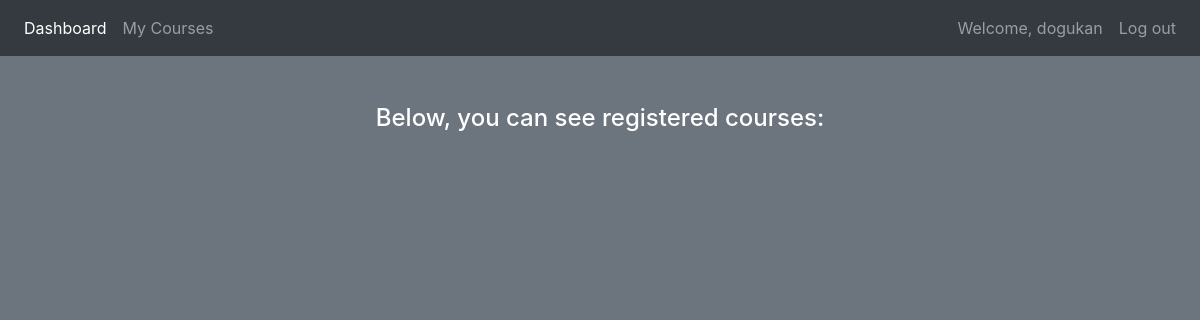
Page /my_courses/ (signed in) on the earlier database version.
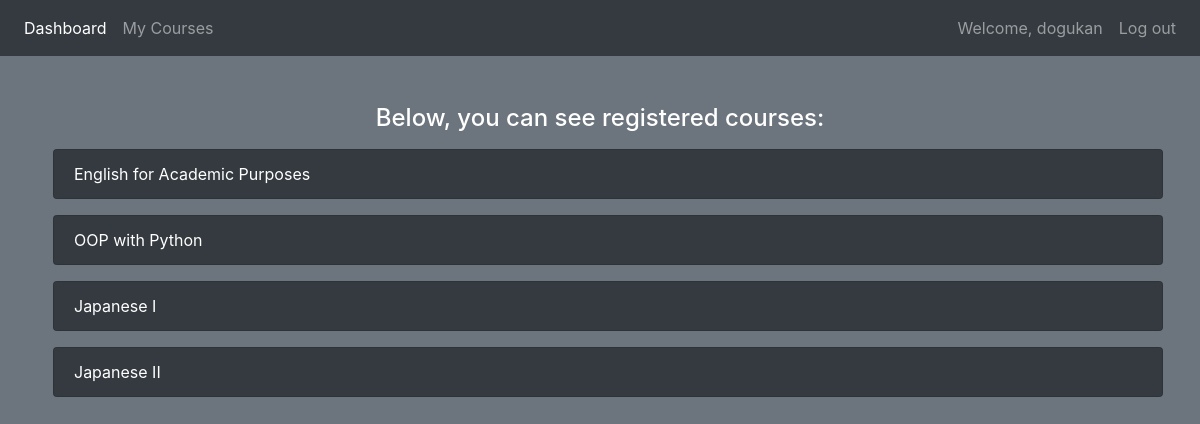
Same page on the later database version.
### courses/models.py (models this page shows, shortened)
class Course(models.Model):
    DANCE = "Dance"
    PROG = "Programming"
    LANG = "Language"
    TYPES = [
        (DANCE, "Dance"),
        (PROG, "Programming"),
        (LANG, "Language"),
    ]
    name = models.CharField(max_length=100)
    desc = models.TextField()
    type = models.CharField(max_length=15, choices=TYPES, default=DANCE)
    due_date = models.DateTimeField()
    active = models.BooleanField(default=True)
    price = models.DecimalField(max_digits=5, decimal_places=2)
    students = models.ManyToManyField(User, blank=True)
    def __str__(self):
        return self.name

### courses/views.py (the view)
# urls.py: path('my_courses/', views.my_courses, name='my_courses'),
@login_required(login_url='login')
def my_courses(request):
    user = User.objects.get(username=request.user)
    registered_courses = user.course_set.all()
    return render(request, 'courses/my_courses.html', { 'registered_courses': registered_courses })

### courses/templates/courses/my_courses.html
{% extends 'courses/base.html' %}
{% block content %}
<div class="container pt-5">
    <div class="container-fluid">
        <h4 class="text-white text-center">Below, you can see registered courses:</h4>
    </div>
    {% for course in registered_courses %}
  <div class="list-group">
    <a href="{% url 'course_detail' course.id %}" class="list-group-item list-group-item-action bg-dark m-2 text-white">{{ course }}</a>
  </div>
  {% endfor %}
</div>
{% endblock %}

Differences in the rows shown:
added Course: name "English for Academic Purposes"
added Course: name "OOP with Python"
added Course: name "Japanese I"
added Course: name "Japanese II"
